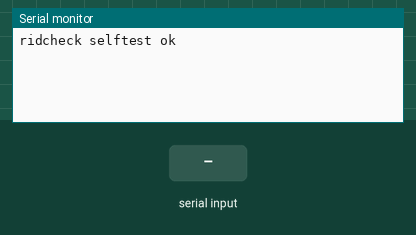
Simulated run of this program. Board: ESP32-S3. On the bench: the last lines printed to the serial monitor. Inputs (shaded band) come from the test bench.

Above: at 1.4 s.
1.5 s: "SELFTEST\n" received over Serial
At 2.7 s:
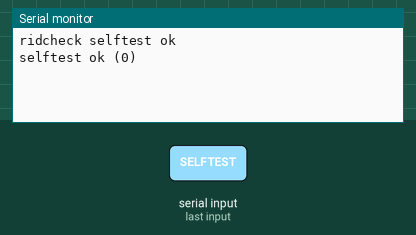
3.0 s: ",\n" received over Serial
At 4.1 s:
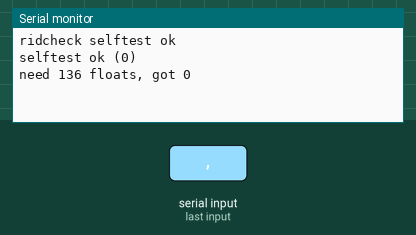

The program:

main.cpp
```cpp
/* Remote ID scorer for a generic ESP32-S3 dev board (ESP32-S3-DevKitC-1).

   One line in, one line out. The line is SD_INPUTS comma-separated floats:
   8 location fixes, oldest first, one feature group per fix, in the order
   documented in model_weights.h. The sketch prints the score and shows it on
   the onboard RGB LED. Solid means real. A slow blink means the score is in
   the watch band. A fast blink means false. The LED stays off until the
   first score.

   DevKitC-1 v1.1 wires that LED to GPIO48. Older v1.0 boards use GPIO38;
   build with -DRIDCHECK_LED_PIN=38 for those. The LED is a single-wire RGB
   pixel, so the sketch writes it with rgbLedWrite rather than digitalWrite.

   SELFTEST on its own line re-runs the baked vectors and leaves the LED as it
   was.
*/

#include <Arduino.h>

#include <cstdint>
#include <cstdlib>
#include <cstring>

#include "ridcheck_infer.h"

#ifndef RIDCHECK_LED_PIN
#ifdef RGB_BUILTIN
#define RIDCHECK_LED_PIN RGB_BUILTIN
#else
#define RIDCHECK_LED_PIN 48
#endif
#endif

static const int kUserLed = RIDCHECK_LED_PIN;
static const uint8_t kLedLevel = 48;
static const uint32_t kBlinkMs = 250;
static const uint32_t kWatchMs = 900;

enum Lamp : uint8_t { kLampOff, kLampSolid, kLampWatch, kLampBlink };

static Lamp lamp = kLampOff;
static bool led_on = false;

static void write_led(bool on) {
    if (on == led_on) {
        return;
    }
    led_on = on;
    uint8_t level = on ? kLedLevel : 0;
    rgbLedWrite(kUserLed, level, level, level);
}

static void paint_led() {
    bool on = false;
    if (lamp == kLampSolid) {
        on = true;
    } else if (lamp == kLampBlink) {
        on = ((millis() / kBlinkMs) & 1u) == 0u;
    } else if (lamp == kLampWatch) {
        on = ((millis() / kWatchMs) & 1u) == 0u;
    }
    write_led(on);
}

static void show_verdict(float probability) {
    if (probability >= SD_THRESHOLD) {
        lamp = kLampBlink;
    } else if (probability >= SD_WATCH) {
        lamp = kLampWatch;
    } else {
        lamp = kLampSolid;
    }
    paint_led();
}

static void score_line(char *line) {
    if (strcmp(line, "SELFTEST") == 0) {
        int failed = sd_selftest();
        Serial.printf("selftest %s (%d)\n", failed ? "FAIL" : "ok", failed);
        return;
    }
    float features[SD_INPUTS];
    int count = 0;
    char *cursor = line;
    while (count < SD_INPUTS && *cursor) {
        char *end = nullptr;
        features[count] = strtof(cursor, &end);
        if (end == cursor) {
            break;
        }
        count++;
        cursor = end;
        if (*cursor == ',') {
            cursor++;
        }
    }
    if (count != SD_INPUTS) {
        Serial.printf("need %d floats, got %d\n", SD_INPUTS, count);
        return;
    }
    float probability = sd_score(features);
    show_verdict(probability);
    Serial.printf("p=%.3f %s\n", probability, sd_verdict(probability));
}

void setup() {
    led_on = true;
    write_led(false);
    Serial.begin(115200);
    delay(200);
    int failed = sd_selftest();
    Serial.printf("ridcheck selftest %s\n", failed ? "FAIL" : "ok");
}

void loop() {
    static char line[4096];
    static size_t used = 0;
    while (Serial.available()) {
        char byte = (char)Serial.read();
        if (byte == '\r') {
            continue;
        }
        if (byte != '\n') {
            if (used + 1 < sizeof(line)) {
                line[used++] = byte;
            }
            continue;
        }
        line[used] = '\0';
        used = 0;
        if (line[0] == '\0' || line[0] == '#') {
            continue;
        }
        score_line(line);
    }
    paint_led();
}
```

ridcheck_infer.c
```cpp
/* Integer inference for the spoofed-Remote-ID detector.
 * The weights live in model_weights.h, written by `python -m ridcheck train`.
 * Hidden layers are int8. The last accumulator is a float logit.
 */

#include "ridcheck_infer.h"

#include "model_weights.h"

#include <math.h>
#include <stdio.h>
#include <string.h>

static int32_t sd_qround(float x) {
    if (x >= 0.f) {
        return (int32_t)floorf(x + 0.5f);
    }
    return (int32_t)ceilf(x - 0.5f);
}

static int8_t sd_requant(int32_t acc, int32_t mult, int relu) {
    int64_t scaled = ((int64_t)acc * (int64_t)mult + (1 << 15)) >> 16;
    if (relu) {
        if (scaled < 0) {
            scaled = 0;
        }
        if (scaled > 127) {
            scaled = 127;
        }
    } else {
        if (scaled < -128) {
            scaled = -128;
        }
        if (scaled > 127) {
            scaled = 127;
        }
    }
    return (int8_t)scaled;
}

static void sd_layer(const int8_t *weight, const int32_t *bias, int32_t mult,
                     int inputs, int outputs, int relu,
                     const int8_t *x, int8_t *y) {
    for (int o = 0; o < outputs; o++) {
        int32_t acc = bias[o];
        const int8_t *row = weight + (size_t)o * (size_t)inputs;
        for (int i = 0; i < inputs; i++) {
            acc += (int32_t)row[i] * (int32_t)x[i];
        }
        y[o] = sd_requant(acc, mult, relu);
    }
}

int sd_quantize(const float *features, int8_t *out) {
    for (int t = 0; t < SD_WINDOW; t++) {
        for (int f = 0; f < SD_FEATURES; f++) {
            float scale = sd_feature_scale[f];
            float q = features[t * SD_FEATURES + f] / scale;
            if (q > 127.f) {
                q = 127.f;
            }
            if (q < -127.f) {
                q = -127.f;
            }
            out[t * SD_FEATURES + f] = (int8_t)sd_qround(q);
        }
    }
    return SD_INPUTS;
}

float sd_score_i8(const int8_t *x, int32_t *last_acc) {
    int8_t hidden1[SD_H1];
    int8_t hidden2[SD_H2];
    sd_layer(sd_w1, sd_b1, sd_m1, SD_INPUTS, SD_H1, 1, x, hidden1);
    sd_layer(sd_w2, sd_b2, sd_m2, SD_H1, SD_H2, 1, hidden1, hidden2);

    int32_t acc = sd_b3[0];
    for (int i = 0; i < SD_H2; i++) {
        acc += (int32_t)sd_w3[i] * (int32_t)hidden2[i];
    }
    if (last_acc) {
        *last_acc = acc;
    }
    float logit = (float)acc * sd_scale_acc3;
    return 1.f / (1.f + expf(-logit));
}

float sd_score(const float *features) {
    int8_t quantized[SD_INPUTS];
    sd_quantize(features, quantized);
    return sd_score_i8(quantized, NULL);
}

const char *sd_verdict(float probability) {
    if (probability >= SD_THRESHOLD) {
        return "spoof";
    }
    if (probability >= SD_WATCH) {
        return "watch";
    }
    return "real";
}

int sd_selftest(void) {
    int failed = 0;
    for (int n = 0; n < SD_N_SELFTEST; n++) {
        const float *feat = sd_selftest_feat + n * SD_INPUTS;
        const int8_t *expect_q = sd_selftest_q + n * SD_INPUTS;
        int8_t got[SD_INPUTS];
        sd_quantize(feat, got);
        if (memcmp(got, expect_q, SD_INPUTS) != 0) {
            fprintf(stderr, "selftest %d quantize mismatch\n", n);
            failed++;
            continue;
        }
        int32_t acc = 0;
        float p = sd_score_i8(got, &acc);
        if (acc != sd_selftest_acc[n]) {
            fprintf(stderr, "selftest %d acc %ld != %ld\n", n,
                    (long)acc, (long)sd_selftest_acc[n]);
            failed++;
        }
        float dp = p - sd_selftest_p[n];
        if (dp < 0.f) {
            dp = -dp;
        }
        if (dp > 1e-4f) {
            fprintf(stderr, "selftest %d p %f != %f\n", n, p, sd_selftest_p[n]);
            failed++;
        }
    }
    return failed;
}
```

ridcheck_infer.h
```cpp
#pragma once

#include <stdint.h>

#ifdef __cplusplus
extern "C" {
#endif

#include "model_weights.h"

/* Quantize one window of SD_WINDOW * SD_FEATURES floats, oldest fix first. */
int sd_quantize(const float *features, int8_t *out);

/* Score an already quantized window. last_acc may be NULL. */
float sd_score_i8(const int8_t *quantized, int32_t *last_acc);

/* Quantize and score. */
float sd_score(const float *features);

/* "spoof" above the 1% cut, "watch" above the 5% cut, otherwise "real". */
const char *sd_verdict(float probability);

/* Returns the number of failing vectors. Zero means the weights match the host. */
int sd_selftest(void);

#ifdef __cplusplus
}
#endif
```

Source omitted: odel_weights.h (data table, 43966 bytes)

Measured:
- after the input at 1.5 s, the serial monitor: prints a new line at once (image 1)
- after the input at 3.0 s, the serial monitor: prints a new line at once (image 2)
